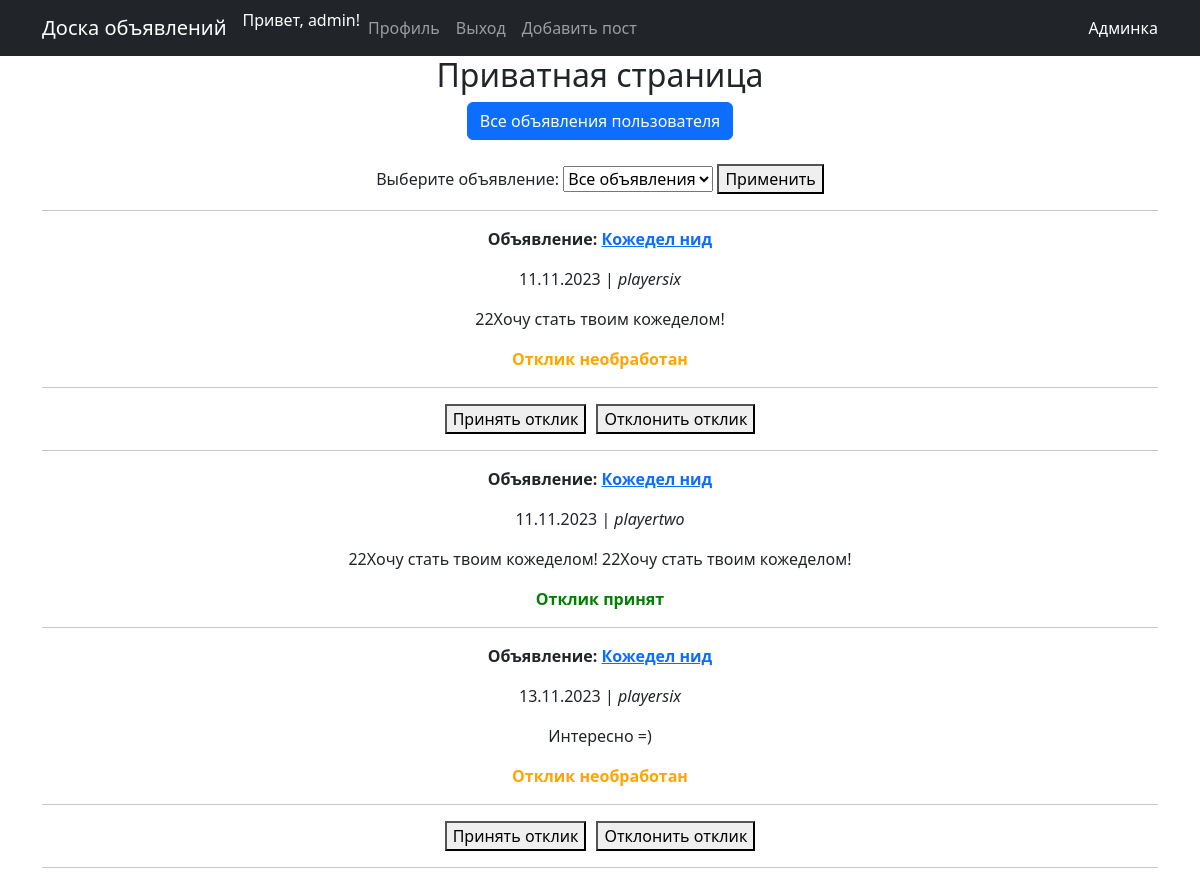
Page /profile/?post_id=4 (signed in) on the committed database.
### board/models.py (models this page shows, shortened)
class Response(models.Model):
    STATUS_CHOICES = (
        ('undefined', 'Неопределенный'),
        ('accepted', 'Принят'),
        ('rejected', 'Отклонен'),
    )
    author = models.ForeignKey(User, on_delete=models.CASCADE, verbose_name='Автор')
    post = models.ForeignKey(Post, on_delete=models.CASCADE, related_name='replies', verbose_name='Пост')
    data_creation = models.DateTimeField(auto_now_add=True, verbose_name='Время создания')
    content = models.TextField(verbose_name='Текст')
    status = models.CharField(max_length=10, choices=STATUS_CHOICES, default='undefined')

class Post(models.Model):
    author = models.ForeignKey(User, on_delete=models.CASCADE, verbose_name='Автор')
    LIST_CHOICE = [
        ('Tanks', 'Танки'),
        ('Healers', 'Хилы'),
        ('DD', 'ДД'),
        ('Traders', 'Торговцы'),
        ('GM', 'Гилдмастеры'),
        ('QG', 'Квестгиверы'),
        ('Smiths', 'Кузнецы'),
        ('Leatherworkers', 'Кожевники'),
        ('Potions', 'Зельевары'),
        ('Spell', 'Мастера заклинаний')
    ]
    category = models.CharField(max_length=18, choices=LIST_CHOICE, verbose_name='Категория')
    title = models.CharField(max_length=256, verbose_name='Название')
    content = RichTextUploadingField(config_name='special', verbose_name='Текст', null=True)
    data_creation = models.DateTimeField(auto_now_add=True, verbose_name='Время создания')

### board/views.py (the view)
# urls.py: path('profile/', profile, name='profile'),
@login_required
def profile(request):       # профиль
    posts = Post.objects.filter(author=request.user)
    responses = Response.objects.filter(post__in=posts)
    selected_post_id = request.GET.get('post_id')
    if selected_post_id:
        responses = responses.filter(post_id=selected_post_id)
    return render(request, 'profile/profile_response.html', {'posts': posts, 'responses': responses})

### templates/profile/profile_response.html (shortened to what this page needs)
{% extends 'flatpages/default.html' %}
{% block content %}
    <h2>Приватная страница</h2>
    <a class="btn btn-primary" href="/posts_profile/">Все объявления пользователя</a>
    <br><br>
    <form method="GET" action="{% url 'profile' %}">
        <label for="post_id">Выберите объявление:</label>
        <select name="post_id" id="post_id">
            <option value="">Все объявления</option>
        </select>
        <button type="submit">Применить</button>
    </form>
    <hr>
    {% for response in responses %}
        {% if response.status != 'rejected' %}
        <div>
            <p><b>Объявление: <a href="{% url 'post' response.post.id %}">{{ response.post.title }}</a></b></p>
            <p>{{ response.data_creation|date:'d.m.Y' }} | <i>{{ response.author }}</i></p>
            <p>{{ response.content }}</p>
        </div>
        {% if response.status == 'accepted' %}
            <p style="color: green"><b>Отклик принят</b></p>
        {% elif response.status == 'rejected' %}
            <p style="color: red"><b>Отклик отклонен</b></p>
        {% elif response.status == 'undefined' %}
            <p style="color: orange"><b>Отклик необработан</b></p>
        {% endif %}
        <hr>
        {% endif %}
        {% if response.status == 'undefined' %}
            <div style="display: flex; gap: 10px; justify-content: center;">
                <form method="post" action="{% url 'response_status' response.id 'accept' %}">
                    <button type="submit">Принять отклик</button>
                </form>
                <form method="post" action="{% url 'response_status' response.id 'reject' %}">
                    <button type="submit">Отклонить отклик</button>
                </form>
            </div>
            <hr>
        {% endif %}
    {% empty %}
        <p>Нет откликов на объявления пользователя {{ user.username }}.</p>
    {% endfor %}
{% endblock %}

### templates/flatpages/default.html (shortened to what this page needs)
<!DOCTYPE html>
{% load static %}
<html lang="ru">
    <head>
        <link href="{% static 'css/styles.css' %}" rel="stylesheet" />
    </head>
    <body>
        <nav class="navbar navbar-expand-lg navbar-dark bg-dark static-top">
           <div class="container">
               <a class="navbar-brand" href="/posts">Доска объявлений</a>
               <div class="collapse navbar-collapse" id="navbarResponsive">
                   <ul class="navbar-nav ml-auto">
				{% if request.user.is_authenticated %}
                    <li class="nav-item" style="color: #ffffff">Привет, {{ request.user.username }}!</li>
                    <li class="nav-item"><a class="nav-link" href="/profile/">Профиль</a></li>
                    <li class="nav-item"><a class="nav-link" href="/accounts/logout/">Выход</a></li>
                {% else %}
                     <li class="nav-item"><a class="nav-link" href="/accounts/login/">Пожалуйста, войдите на сайт.</a></li>
                {% endif %}
               {% if perms.board.change_post or perms.board.delete_post %}
					<li class="nav-item"><a class="nav-link" href="/posts/add/">Добавить пост</a>
                       </li>
               {% endif %}
                   </ul>
               </div>
        {% if request.user.is_authenticated and request.user.is_superuser %}
               <a class="nav-link active"  style="color: #ffffff" aria-current="page" href="/admin/">Админка</a>
        {% endif %}
           </div>
        </nav>
        <div class="container">
           <div class="row">
               <div class="col-lg-12 text-center">
               {% autoescape off %}
                   {% block content %}{% endblock content %}
               {% endautoescape %}
               </div>
           </div>
        </div>
    </body>
</html>

### rows in the picture
Response: post "Кожедел нид", data_creation "11.11.2023", author "playersix", content "22Хочу стать твоим кожеделом!", status "Отклик необработан"
Response: post "Кожедел нид", data_creation "11.11.2023", author "playertwo", content "22Хочу стать твоим кожеделом! 22Хочу стать твоим кожеделом!", status "Отклик принят"
Response: post "Кожедел нид", data_creation "13.11.2023", author "playersix", content "Интересно =)", status "Отклик необработан"

### other values in the picture
{{ request.user.username }} "admin"
